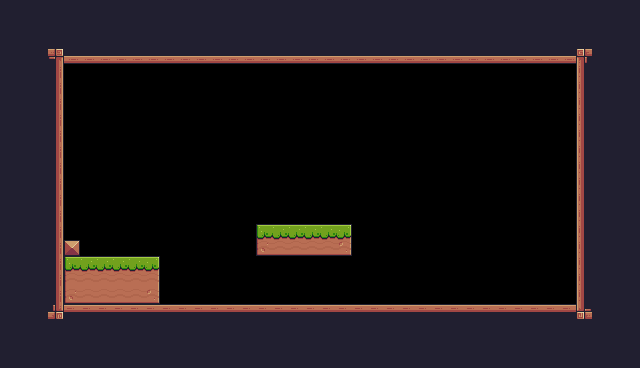

A 2D game scene composited from a Tiled map and its tileset images. What follows is a short description and the map's XML, with every tile layer's data as written:
An orthogonal 40x23 tile map with 16x16 px tiles, 1 tile layer (Background) and 1 object (Player).

<map version="1.10" tiledversion="1.10.2" orientation="orthogonal" renderorder="right-down" width="40" height="23" tilewidth="16" tileheight="16" infinite="0" nextlayerid="3" nextobjectid="2">
 <tileset firstgid="1" source="Demo App.tsx" />
 <layer id="1" name="Background" width="40" height="23">
  <data encoding="csv">
24,24,24,24,24,24,24,24,24,24,24,24,24,24,24,24,24,24,24,24,24,24,24,24,24,24,24,24,24,24,24,24,24,24,24,24,24,24,24,24,
24,24,24,24,24,24,24,24,24,24,24,24,24,24,24,24,24,24,24,24,24,24,24,24,24,24,24,24,24,24,24,24,24,24,24,24,24,24,24,24,
24,24,24,24,24,24,24,24,24,24,24,24,24,24,24,24,24,24,24,24,24,24,24,24,24,24,24,24,24,24,24,24,24,24,24,24,24,24,24,24,
24,24,24,91,134,134,134,134,134,134,134,134,134,134,134,134,134,134,134,134,134,134,134,134,134,134,134,134,134,134,134,134,134,134,134,134,89,24,24,24,
24,24,24,113,0,0,0,0,0,0,0,0,0,0,0,0,0,0,0,0,0,0,0,0,0,0,0,0,0,0,0,0,0,0,0,0,111,24,24,24,
24,24,24,113,0,0,0,0,0,0,0,0,0,0,0,0,0,0,0,0,0,0,0,0,0,0,0,0,0,0,0,0,0,0,0,0,111,24,24,24,
24,24,24,113,0,0,0,0,0,0,0,0,0,0,0,0,0,0,0,0,0,0,0,0,0,0,0,0,0,0,0,0,0,0,0,0,111,24,24,24,
24,24,24,113,0,0,0,0,0,0,0,0,0,0,0,0,0,0,0,0,0,0,0,0,0,0,0,0,0,0,0,0,0,0,0,0,111,24,24,24,
24,24,24,113,0,0,0,0,0,0,0,0,0,0,0,0,0,0,0,0,0,0,0,0,0,0,0,0,0,0,0,0,0,0,0,0,111,24,24,24,
24,24,24,113,0,0,0,0,0,0,0,0,0,0,0,0,0,0,0,0,0,0,0,0,0,0,0,0,0,0,0,0,0,0,0,0,111,24,24,24,
24,24,24,113,0,0,0,0,0,0,0,0,0,0,0,0,0,0,0,0,0,0,0,0,0,0,0,0,0,0,0,0,0,0,0,0,111,24,24,24,
24,24,24,113,0,0,0,0,0,0,0,0,0,0,0,0,0,0,0,0,0,0,0,0,0,0,0,0,0,0,0,0,0,0,0,0,111,24,24,24,
24,24,24,113,0,0,0,0,0,0,0,0,0,0,0,0,0,0,0,0,0,0,0,0,0,0,0,0,0,0,0,0,0,0,0,0,111,24,24,24,
24,24,24,113,0,0,0,0,0,0,0,0,0,0,0,0,0,0,0,0,0,0,0,0,0,0,0,0,0,0,0,0,0,0,0,0,111,24,24,24,
24,24,24,113,0,0,0,0,0,0,0,0,0,0,0,0,7,8,8,8,8,9,0,0,0,0,0,0,0,0,0,0,0,0,0,0,111,24,24,24,
24,24,24,113,35,0,0,0,0,0,0,0,0,0,0,0,51,52,52,52,52,53,0,0,0,0,0,0,0,0,0,0,0,0,0,0,111,24,24,24,
24,24,24,113,7,8,8,8,8,9,0,0,0,0,0,0,0,0,0,0,0,0,0,0,0,0,0,0,0,0,0,0,0,0,0,0,111,24,24,24,
24,24,24,113,29,30,30,30,30,31,0,0,0,0,0,0,0,0,0,0,0,0,0,0,0,0,0,0,0,0,0,0,0,0,0,0,111,24,24,24,
24,24,24,113,51,52,52,52,52,53,0,0,0,0,0,0,0,0,0,0,0,0,0,0,0,0,0,0,0,0,0,0,0,0,0,0,111,24,24,24,
24,24,24,135,90,90,90,90,90,90,90,90,90,90,90,90,90,90,90,90,90,90,90,90,90,90,90,90,90,90,90,90,90,90,90,90,133,24,24,24,
24,24,24,24,24,24,24,24,24,24,24,24,24,24,24,24,24,24,24,24,24,24,24,24,24,24,24,24,24,24,24,24,24,24,24,24,24,24,24,24,
24,24,24,24,24,24,24,24,24,24,24,24,24,24,24,24,24,24,24,24,24,24,24,24,24,24,24,24,24,24,24,24,24,24,24,24,24,24,24,24,
24,24,24,24,24,24,24,24,24,24,24,24,24,24,24,24,24,24,24,24,24,24,24,24,24,24,24,24,24,24,24,24,24,24,24,24,24,24,24,24
</data>
 </layer>
 <objectgroup id="2" name="Spawnpoints">
  <object id="1" name="Player" type="Player" x="80" y="223.667" width="31.6667" height="32" />
 </objectgroup>
</map>
